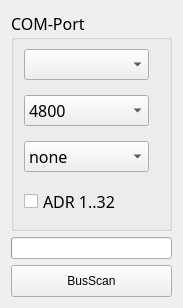
<?xml version="1.0" encoding="UTF-8"?>
<ui version="4.0">
 <class>UartCfgWidget</class>
 <widget class="QWidget" name="UartCfgWidget">
  <property name="geometry">
   <rect>
    <x>0</x>
    <y>0</y>
    <width>179</width>
    <height>308</height>
   </rect>
  </property>
  <property name="windowTitle">
   <string>Form</string>
  </property>
  <layout class="QVBoxLayout" name="verticalLayout">
   <item>
    <widget class="QGroupBox" name="groupBox_2">
     <property name="minimumSize">
      <size>
       <width>161</width>
       <height>220</height>
      </size>
     </property>
     <property name="maximumSize">
      <size>
       <width>161</width>
       <height>250</height>
      </size>
     </property>
     <property name="font">
      <font>
       <family>黑体</family>
       <pointsize>12</pointsize>
       <weight>50</weight>
       <bold>false</bold>
      </font>
     </property>
     <property name="styleSheet">
      <string notr="true"/>
     </property>
     <property name="title">
      <string>COM-Port</string>
     </property>
     <property name="alignment">
      <set>Qt::AlignLeading|Qt::AlignLeft|Qt::AlignTop</set>
     </property>
     <layout class="QVBoxLayout" name="verticalLayout_2" stretch="2,2,2,1">
      <property name="leftMargin">
       <number>10</number>
      </property>
      <property name="topMargin">
       <number>0</number>
      </property>
      <property name="rightMargin">
       <number>20</number>
      </property>
      <property name="bottomMargin">
       <number>0</number>
      </property>
      <item>
       <widget class="QComboBox" name="cbxPort"/>
      </item>
      <item>
       <widget class="QComboBox" name="cbxBaud">
        <item>
         <property name="text">
          <string>4800</string>
         </property>
        </item>
        <item>
         <property name="text">
          <string>9600</string>
         </property>
        </item>
        <item>
         <property name="text">
          <string>19200</string>
         </property>
        </item>
        <item>
         <property name="text">
          <string>38400</string>
         </property>
        </item>
        <item>
         <property name="text">
          <string>115200</string>
         </property>
        </item>
       </widget>
      </item>
      <item>
       <widget class="QComboBox" name="cbxParity">
        <property name="styleSheet">
         <string notr="true"/>
        </property>
        <item>
         <property name="text">
          <string>none</string>
         </property>
        </item>
        <item>
         <property name="text">
          <string>even</string>
         </property>
        </item>
       </widget>
      </item>
      <item>
       <widget class="QCheckBox" name="cbxFindAll">
        <property name="sizePolicy">
         <sizepolicy hsizetype="Expanding" vsizetype="Fixed">
          <horstretch>0</horstretch>
          <verstretch>0</verstretch>
         </sizepolicy>
        </property>
        <property name="text">
         <string>ADR 1..32</string>
        </property>
       </widget>
      </item>
     </layout>
    </widget>
   </item>
   <item>
    <widget class="QProgressBar" name="scanPb">
     <property name="sizePolicy">
      <sizepolicy hsizetype="Fixed" vsizetype="Fixed">
       <horstretch>0</horstretch>
       <verstretch>0</verstretch>
      </sizepolicy>
     </property>
     <property name="minimumSize">
      <size>
       <width>161</width>
       <height>0</height>
      </size>
     </property>
     <property name="maximum">
      <number>32</number>
     </property>
     <property name="value">
      <number>0</number>
     </property>
     <property name="textVisible">
      <bool>false</bool>
     </property>
     <property name="invertedAppearance">
      <bool>false</bool>
     </property>
     <property name="textDirection">
      <enum>QProgressBar::TopToBottom</enum>
     </property>
    </widget>
   </item>
   <item>
    <widget class="QPushButton" name="btnSearch">
     <property name="minimumSize">
      <size>
       <width>161</width>
       <height>32</height>
      </size>
     </property>
     <property name="maximumSize">
      <size>
       <width>161</width>
       <height>32</height>
      </size>
     </property>
     <property name="styleSheet">
      <string notr="true"/>
     </property>
     <property name="text">
      <string>BusScan</string>
     </property>
    </widget>
   </item>
  </layout>
 </widget>
 <resources/>
 <connections/>
</ui>
